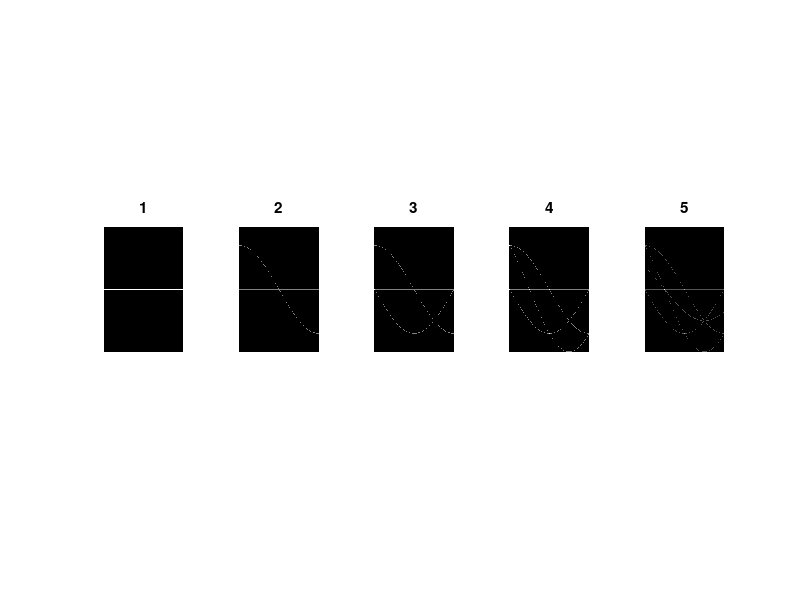

Reproduce this figure in MATLAB. (Note: this script raises an error after producing the figure.)
% Task 1 - transform
clear all;
clc;

N = 101;
M = ceil(101 / 2);
f=zeros(N,N);

values = [[1,1],[N,1],[1,N],[N,N],[M,M]];

figure;
index = 1;
last = numel(values) - 1;

for k = 1:2:last
    x = values(k);
    y = values(k + 1);
    f(x,y)=1;
    H=hough(f);
    subplot(1,5,index);
    imshow(H,[])
    title(num2str(index));
    index = index + 1;
end    

%% Task 1 - Canny edge detector
clear all;
close all;
clc;

addpath('hough');

N = 256;
square_start = N / 4;
square_end = square_start + N / 2;
I = zeros(N);
I(square_start:square_end, square_start:square_end) = 1;

houghOverlay('Square: Bitmap',I);

%% Task 1 - Line linking on building.jpg
clear all;
close all;
clc;

addpath('hough');

I = imread('building.jpg');
houghOverlay('Building.jpg',I);